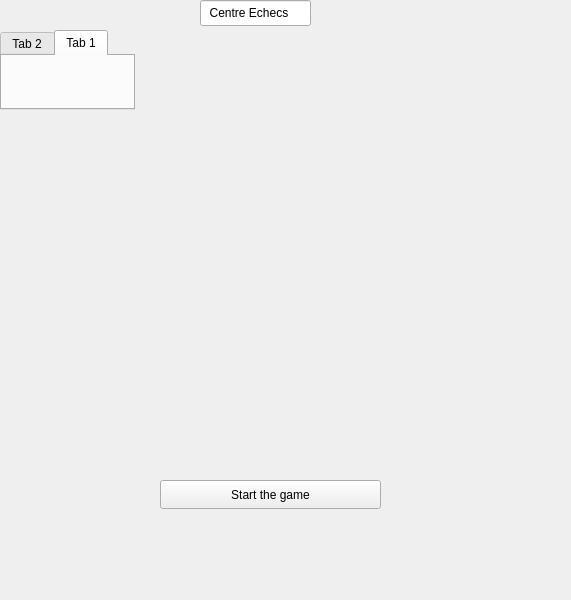
<?xml version="1.0" encoding="UTF-8"?>
<ui version="4.0">
 <class>Widget</class>
 <widget class="QWidget" name="Widget">
  <property name="geometry">
   <rect>
    <x>0</x>
    <y>0</y>
    <width>571</width>
    <height>600</height>
   </rect>
  </property>
  <property name="windowTitle">
   <string>Widget</string>
  </property>
  <widget class="QPushButton" name="pushButton">
   <property name="geometry">
    <rect>
     <x>160</x>
     <y>480</y>
     <width>221</width>
     <height>29</height>
    </rect>
   </property>
   <property name="text">
    <string>Start the game</string>
   </property>
  </widget>
  <widget class="QTabWidget" name="tabWidget">
   <property name="geometry">
    <rect>
     <x>0</x>
     <y>30</y>
     <width>135</width>
     <height>80</height>
    </rect>
   </property>
   <property name="currentIndex">
    <number>1</number>
   </property>
   <widget class="QWidget" name="tab_2">
    <attribute name="title">
     <string>Tab 2</string>
    </attribute>
   </widget>
   <widget class="QWidget" name="tab">
    <attribute name="title">
     <string>Tab 1</string>
    </attribute>
   </widget>
  </widget>
  <widget class="QLineEdit" name="lineEdit">
   <property name="geometry">
    <rect>
     <x>200</x>
     <y>0</y>
     <width>111</width>
     <height>26</height>
    </rect>
   </property>
   <property name="text">
    <string>  Centre Echecs</string>
   </property>
  </widget>
  <widget class="QLabel" name="label">
   <property name="geometry">
    <rect>
     <x>100</x>
     <y>120</y>
     <width>381</width>
     <height>271</height>
    </rect>
   </property>
   <property name="text">
    <string/>
   </property>
   <property name="pixmap">
    <pixmap>../../../../Desktop/Capture d’écran 2022-07-06 124011.png</pixmap>
   </property>
  </widget>
 </widget>
 <resources/>
 <connections/>
</ui>
